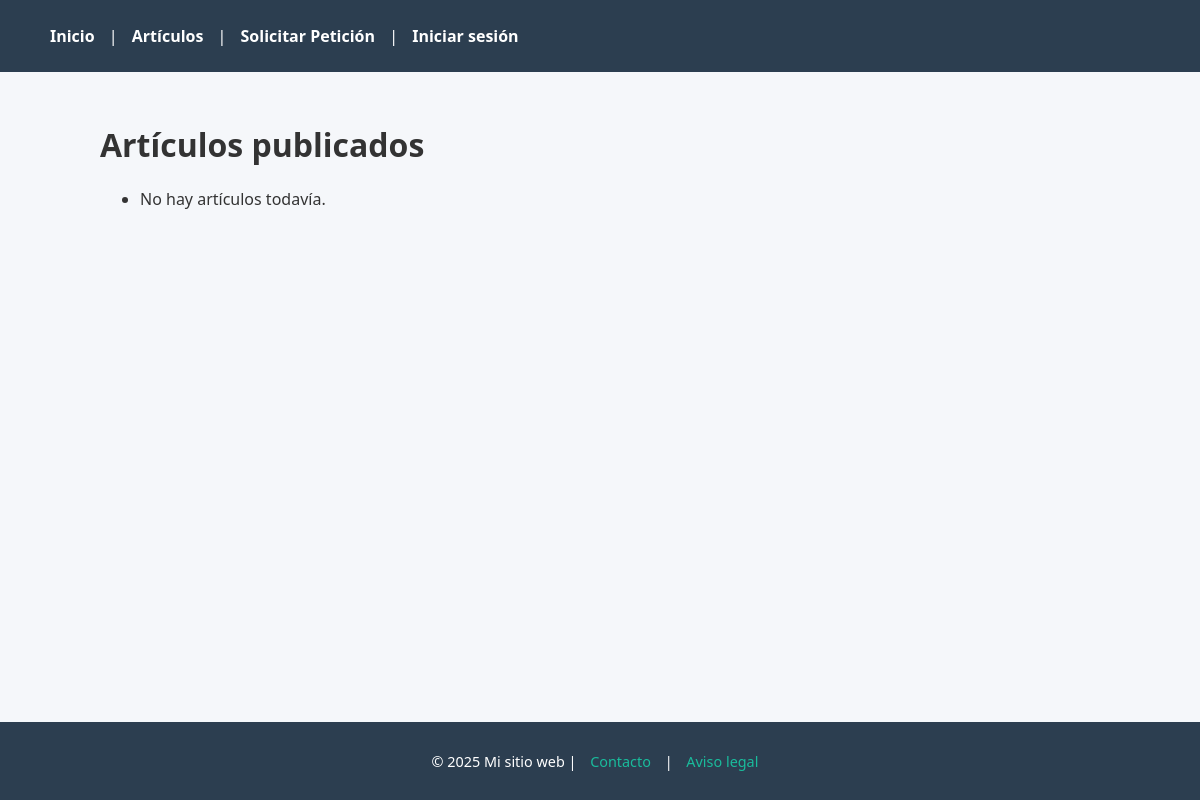
The app's page /articulos/, older data.
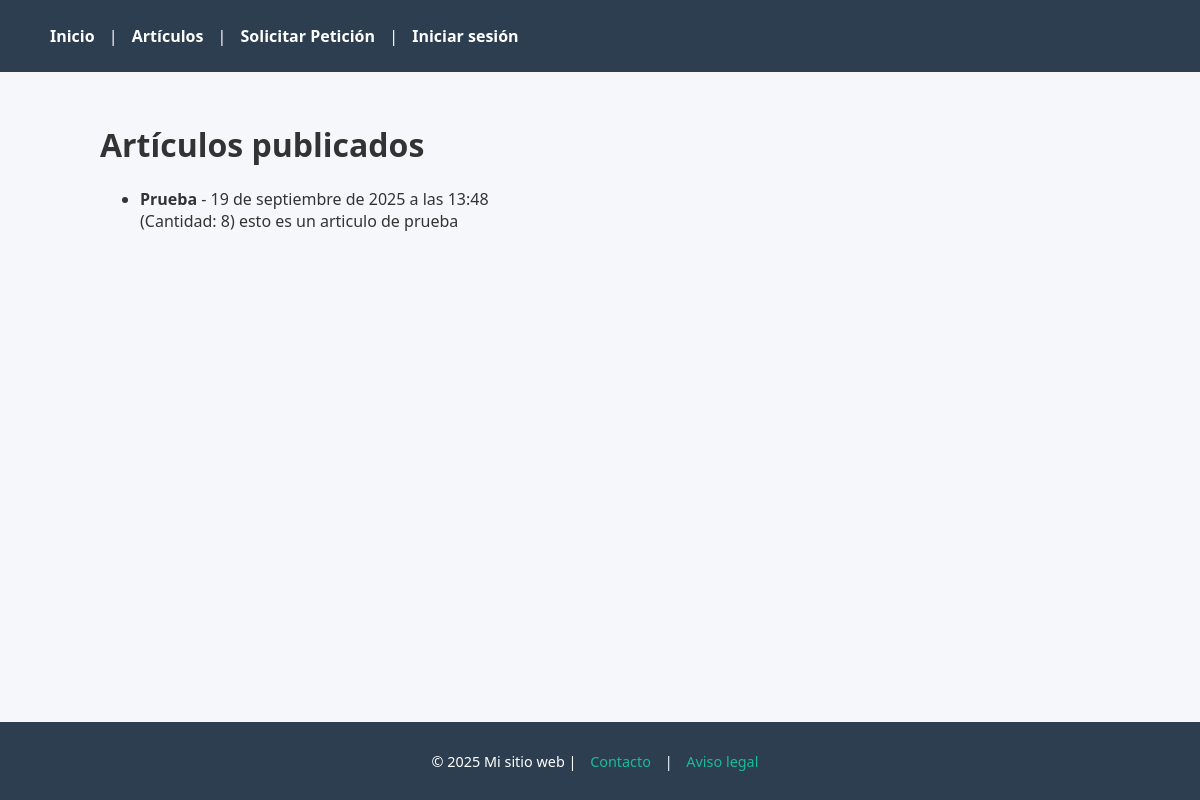
The same page, newer data.
### blog/models.py (models this page shows, shortened)
class Articulo(models.Model):
    titulo = models.CharField(max_length=200)
    contenido = models.TextField()
    fecha_publicacion = models.DateTimeField(auto_now_add=True)
    cantidad = models.PositiveIntegerField(default=0)

### blog/views.py (the view)
# urls.py: path("articulos/", views.lista_articulos, name="lista_articulos"),
def lista_articulos(request):
    articulos = Articulo.objects.all()
    return render(request, 'blog/lista.html', {'articulos': articulos})

### blog/templates/blog/lista.html (shortened to what this page needs)
{% extends "base.html" %}
{% block content %}
    <h1>Artículos publicados</h1>
    <ul>
        {% for articulo in articulos %}
            <li>
              <strong>{{ articulo.titulo }}</strong> - {{ articulo.fecha_publicacion }} <br> (Cantidad: {{ articulo.cantidad }})
              {{ articulo.contenido }}
            </li>
        {% empty %}
            <li>No hay artículos todavía.</li>
        {% endfor %}
    </ul>
{% endblock %}

### blog/templates/base.html (shortened to what this page needs)
{% load static %}
<!DOCTYPE html>
<html>
<head>
  <link rel="stylesheet" href="{% static 'blog/static.css' %}">
</head>
<body>
  <header>
    <nav>
      <div class="nav-left">
        <a href="{% url 'inicio' %}">Inicio</a> |
        <a href="{% url 'lista_articulos' %}">Artículos</a> |
        <a href="{% url 'nueva_peticion' %}">Solicitar Petición</a> |
        {% if user.is_authenticated %}
          Hola, {{ user.username }} |
          {% if user.is_staff %}
             <a href="/admin/">Ir al Admin</a>
          {% endif %}
        {% else %}
          <a href="{% url 'login' %}">Iniciar sesión</a>
        {% endif %}
      </div>
    </nav>
  </header>
  <main>
    {% block content %}{% endblock %}
  </main>
  <footer>
    <p>&copy; 2025 Mi sitio web | <a href="#">Contacto</a> | <a href="#">Aviso legal</a></p>
  </footer>
</body>
</html>

### blog/static/blog/static.css (style rules this page uses)
body { font-family: 'Segoe UI', Tahoma, Geneva, Verdana, sans-serif; background-color: #f5f7fa; color: #333; margin: 0; padding: 0; }
header { background-color: #2c3e50; color: white; padding: 15px 20px; display: flex; justify-content: space-between; align-items: center; }
header a { color: white; text-decoration: none; margin: 0 10px; font-weight: bold; transition: 0.3s; }
main { padding: 30px; max-width: 1000px; margin: auto; }
footer { background-color: #2c3e50; color: white; text-align: center; padding: 15px 0; position: fixed; bottom: 0; left: 0; width: 100%; font-size: 0.9em; }
footer a { color: #1abc9c; text-decoration: none; margin: 0 10px; }
header nav { display: flex; justify-content: space-between; align-items: center; padding: 10px 20px; background-color: #2c3e50; color: white; }
header nav a, header nav button.nav-link { color: white; text-decoration: none; font-weight: bold; margin: 0 10px; background: none; border: none; cursor: pointer; font-size: 1em; transition: 0.3s; }

Row changes from the older to the newer data that the page shows:
added Articulo: titulo "Prueba", fecha_publicacion "19 de septiembre de 2025 a las 13:48", cantidad "8", contenido "esto es un articulo de prueba"
Text that changed along with them:
text no longer shown: "No hay artículos todavía."
